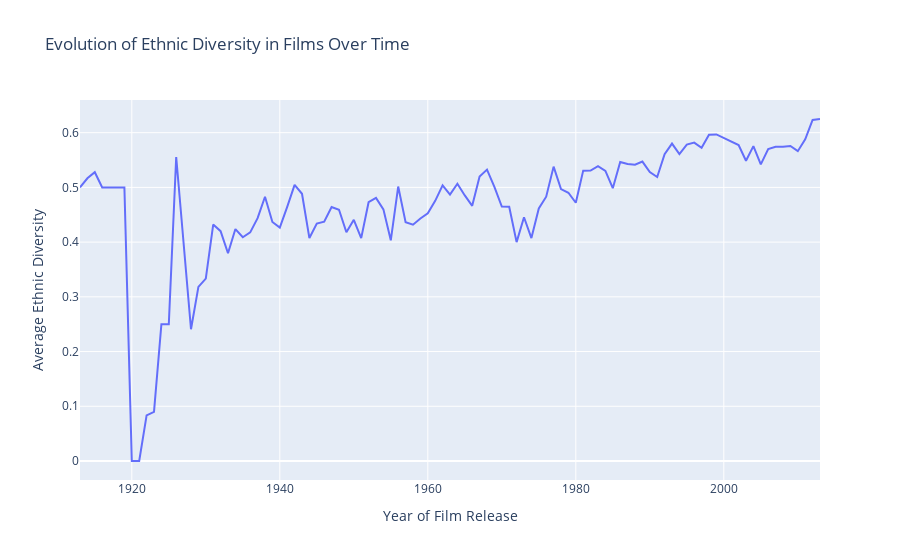

This figure's notebook cell:
### Code cell
# Visualize whether ethnic diversity in films has increased over time

# Grouping by year of exit and calculation of the average of ethnic diversity
ethnic_diversity_by_year = ethnicity_diversity_df.groupby('movie_release_year')['ethnicity_diversity'].mean().reset_index()

# Creation of the interactif graph
fig = px.line(ethnic_diversity_by_year, x='movie_release_year', y='ethnicity_diversity', 
              title='Evolution of Ethnic Diversity in Films Over Time',
              labels={'movie_release_year': 'Year of Film Release', 'ethnicity_diversity': 'Average Ethnic Diversity'})
fig.show()

### Figure 1 — Plotly figure (JSON) as saved in the notebook; plotly's stock layout.template omitted (floating-point values rounded to 4 significant figures)
{"data": [{"hovertemplate": "Year of Film Release=%{x}<br>Average Ethnic Diversity=%{y}<extra></extra>", "legendgroup": "", "line": {"color": "#636efa", "dash": "solid"}, "marker": {"symbol": "circle"}, "mode": "lines", "name": "", "orientation": "v", "showlegend": false, "type": "scatter", "x": [1913, 1914, 1915, 1916, 1917, 1918, 1919, 1920, 1921, 1922, 1923, 1924, 1925, 1926, 1927, 1928, 1929, 1930, 1931, 1932, 1933, 1934, 1935, 1936, 1937, 1938, 1939, 1940, 1941, 1942, 1943, 1944, 1945, 1946, 1947, 1948, 1949, 1950, 1951, 1952, 1953, 1954, 1955, 1956, 1957, 1958, 1959, 1960, 1961, 1962, 1963, 1964, 1965, 1966, 1967, 1968, 1969, 1970, 1971, 1972, 1973, 1974, 1975, 1976, 1977, 1978, 1979, 1980, 1981, 1982, 1983, 1984, 1985, 1986, 1987, 1988, 1989, 1990, 1991, 1992, 1993, 1994, 1995, 1996, 1997, 1998, 1999, 2000, 2001, 2002, 2003, 2004, 2005, 2006, 2007, 2008, 2009, 2010, 2011, 2012, 2013], "xaxis": "x", "y": [0.5, 0.5167, 0.5278, 0.5, 0.5, 0.5, 0.5, 0, 0, 0.08333, 0.08974, 0.25, 0.25, 0.5556, 0.3958, 0.2407, 0.3182, 0.3333, 0.4321, 0.42, 0.3796, 0.4239, 0.4088, 0.4178, 0.4437, 0.4829, 0.4367, 0.4266, 0.4646, 0.5047, 0.4884, 0.4074, 0.4339, 0.4375, 0.464, 0.4591, 0.418, 0.4407, 0.4073, 0.473, 0.4809, 0.4599, 0.4033, 0.5016, 0.4365, 0.4318, 0.4432, 0.4529, 0.4755, 0.5038, 0.4868, 0.5066, 0.4853, 0.4663, 0.52, 0.5325, 0.501, 0.465, 0.4647, 0.4, 0.4455, 0.4074, 0.4615, 0.483, 0.538, 0.4968, 0.4902, 0.4719, 0.5306, 0.5307, 0.539, 0.5301, 0.4986, 0.5463, 0.5426, 0.5414, 0.5472, 0.5281, 0.519, 0.5609, 0.5801, 0.561, 0.5781, 0.5819, 0.5725, 0.5962, 0.5968, 0.5903, 0.5827, 0.5773, 0.5487, 0.5755, 0.5421, 0.5699, 0.5744, 0.5743, 0.5757, 0.5662, 0.5878, 0.6232, 0.625], "yaxis": "y"}], "layout": {"legend": {"tracegroupgap": 0}, "title": {"text": "Evolution of Ethnic Diversity in Films Over Time"}, "xaxis": {"anchor": "y", "domain": [0, 1], "title": {"text": "Year of Film Release"}}, "yaxis": {"anchor": "x", "domain": [0, 1], "title": {"text": "Average Ethnic Diversity"}}}}
